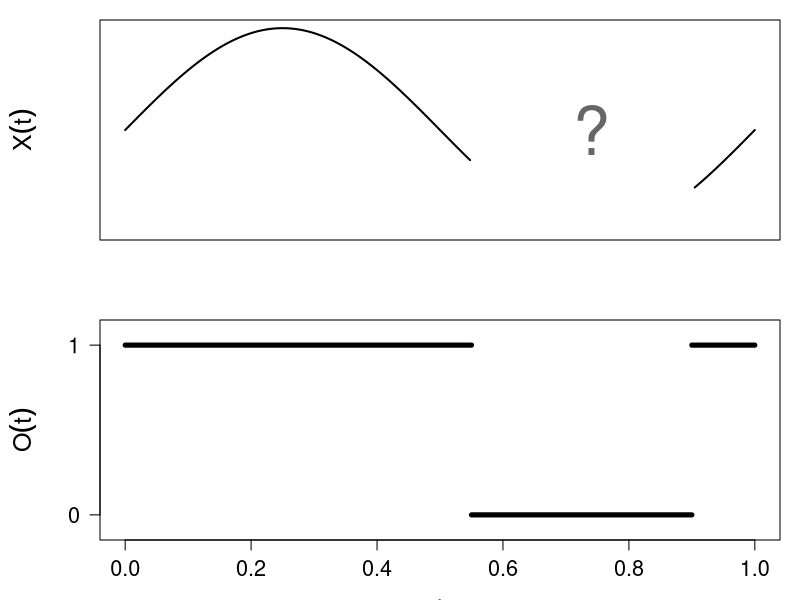

Recreate this plot in R.
# Save plot as PNG
png("XO_plot.png", width = 800, height = 500, res = 120)

t <- seq(0, 1, length.out = 200)
X <- 0.5 + sin(2 * pi * t) * 0.3
O <- rep(0, length(t))
O[t <= 0.55] <- 1
O[t >= 0.9 & t <= 1] <- 1
XO <- ifelse(O == 1, X, NA)

par(mfrow = c(2,1), mar = c(3,5,1,1), cex.lab = 1.5, cex.axis = 1.3)

# Oberes Panel: X(t)
plot(t, X, type = "n", ylim = range(X, na.rm=TRUE),
     ylab = expression(X(t)), xlab = "", xaxt = "n", yaxt = "n")
lines(t, XO, lwd = 2)
text(0.74, mean(range(X, na.rm = TRUE)), "?", col = "grey40", cex = 4)

# Unteres Panel: O(t)
plot(t, O, type = "n", ylim = c(-0.1, 1.1),
     ylab = expression(O(t)), xlab = "t", yaxt = "n")
axis(2, at = c(0,1), labels = c("0","1"), las = 1, cex.axis = 1.3)

segments(0, 1, 0.55, 1, lwd = 5)
segments(0.9, 1, 1, 1, lwd = 5)
segments(0.55, 0, 0.9, 0, lwd = 5)

dev.off()
